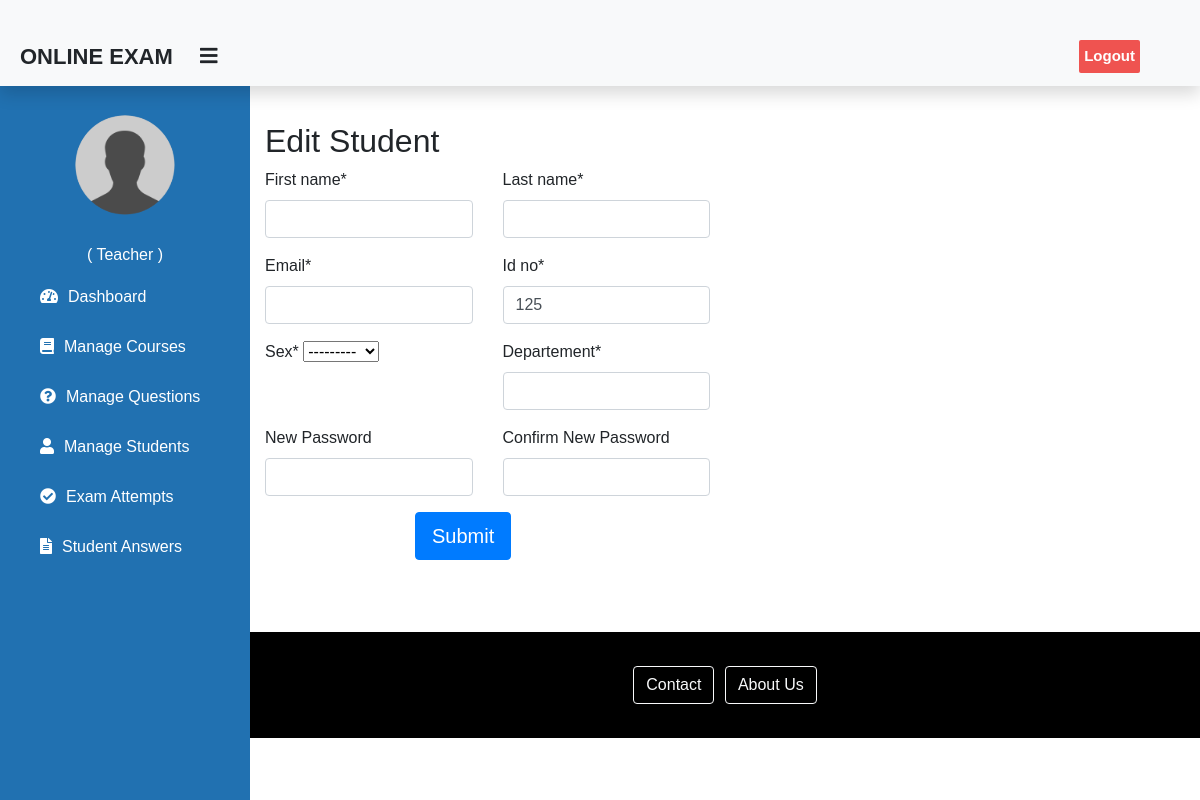
/teacher/edit_student/125/, run on an earlier commit of the app's database.
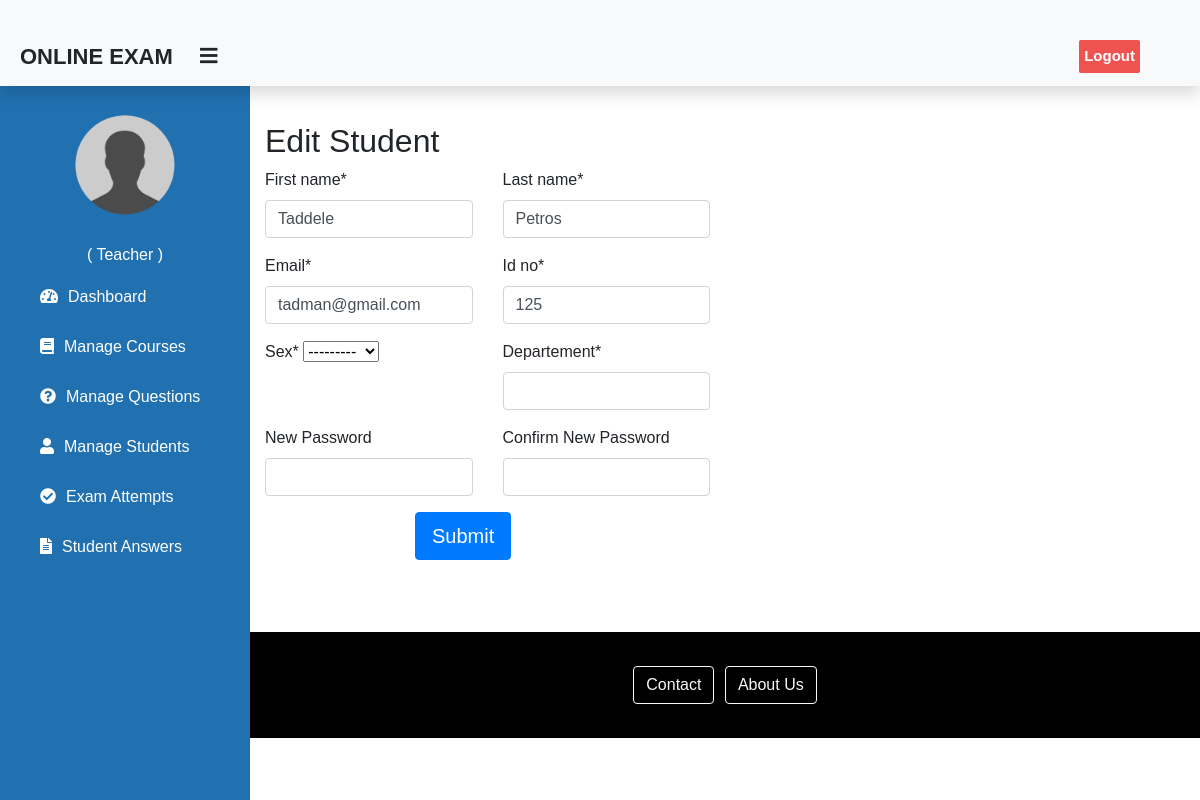
And on a later commit of the database.
### student/models.py (models this page shows, shortened)
class CustomUser(AbstractBaseUser,PermissionsMixin):
    email = models.EmailField(unique=True)
    id_no = models.IntegerField(unique=True,primary_key=True)
    profile_picture = models.ImageField(upload_to='profile_pics/', blank=True)
    is_active = models.BooleanField(default=True)
    is_staff = models.BooleanField(default=False)
    first_name = models.CharField(max_length=20)
    last_name = models.CharField(max_length=20)
    departement = models.CharField(max_length=40)
    sex = models.CharField(max_length=4,choices=choices)
    objects = CustomUserManager()
    USERNAME_FIELD = 'id_no'
    REQUIRED_FIELDS = ['first_name', 'last_name', 'email']
    class Meta:
        verbose_name = 'user'
        verbose_name_plural = "Registered Users"
        permissions = [
            ("can_manage_students", "Can manage students")
        ]
    """def email_user(self, subject, message, from_email=None, **kwargs):

        #Sends an email to this User.

        send_mail(subject, message, from_email, [self.email], **kwargs)"""

### teacher/views.py (the view)
# urls.py: path('edit_student/<int:pk>/', views.edit_student_view, name='edit_student'),
def edit_student_view(request, pk):
    student = get_object_or_404(CustomUser, id_no=pk)
    if request.method == 'POST':
        form = CustomUserForm(request.POST, instance=student)
        if form.is_valid():
            form.save()  # Save the updated student data
            return redirect('manage-students')  # Redirect to some success page or back to the list
    else:
        form = CustomUserForm(instance=student)
    return render(request, 'teacher/edit_student.html', {'form': form})

### teacher/forms.py (shortened to what this page needs)
class CustomUserForm(forms.ModelForm):
    password1 = forms.CharField(widget=forms.PasswordInput, required=False, label='New Password')
    password2 = forms.CharField(widget=forms.PasswordInput, required=False, label='Confirm New Password')
    class Meta:
        model = CustomUser
        fields = ['first_name', 'last_name', 'email', 'id_no', 'sex', 'departement']

### templates/teacher/edit_student.html (shortened to what this page needs)
{% extends 'teacher/teacherbase.html' %}
{% load widget_tweaks %}
{% load crispy_forms_tags %}
{% block content %}
<div class="container">
    <h2>Edit Student</h2>
    <form method="post">
        <div class="row">
            <div class="col-3">
                {{ form.first_name|as_crispy_field }}
            </div>
            <div class="col-3">
                {{ form.last_name|as_crispy_field }}
            </div>
        </div>
        <div class="row">
            <div class="col-3">
                {{ form.email|as_crispy_field }}
            </div>
            <div class="col-3">
                {{ form.id_no|as_crispy_field }}
            </div>
        </div>
        <div class="row">
            <div class="col-3">
                {{ form.sex|as_crispy_field }}
            </div>
            <div class="col-3">
                {{ form.departement|as_crispy_field }}
            </div>
        </div>
        <div class="row">
            <div class="col-3">
                {{ form.password1|as_crispy_field }}
            </div>
            <div class="col-3">
                {{ form.password2|as_crispy_field }}
            </div>
        </div>
        <div style="margin-left: 150px;">
            <button type="submit" class="btn btn-primary btn-lg rounded" style="border-radius: 0%;">Submit</button>
        </div>
    </form>
</div>
{% endblock %}

### templates/teacher/teacherbase.html (shortened to what this page needs)
<!DOCTYPE html>
{% load static %}
<html lang="en" dir="ltr">
<head>
  <link href="http://netdna.bootstrapcdn.com/bootstrap/4.0.0-beta/css/bootstrap.min.css" rel="stylesheet">
  <link rel="stylesheet" href="https://maxcdn.bootstrapcdn.com/bootstrap/4.4.1/css/bootstrap.min.css">
  <link href="https://maxcdn.bootstrapcdn.com/font-awesome/4.3.0/css/font-awesome.min.css" rel="stylesheet">
  <link rel="stylesheet" href="https://cdnjs.cloudflare.com/ajax/libs/font-awesome/5.12.1/css/all.min.css">
</head>
<body>
  <header class="shadow bg-light">
    <label for="check">
      <i style="left: 200px;margin-top: 17px;"class="fas fa-bars" id="sidebar_btn"></i>
    </label>
    <div class="left_area">
      <h3>Online Exam</h3>
    </div>
    <div class="right_area">
      <a href="/logout" class="logout_btn">Logout</a>
    </div>
  </header>
  <div class="sidebar">
  <center>
    <img src="{% static 'image/teacher-avatar.png' %}" class="profile_image" alt="">
    <h6 style="color: rgb(255, 255, 255);">( Teacher )</h6>
  </center>
  <a href="/teacher/teacher-dashboard"><i class="fas fa-tachometer-alt"></i><span>Dashboard</span></a>
  <a href="/teacher/teacher-exam"><i class="fas fa-book"></i><span>Manage Courses</span></a>
  <a href="/teacher/teacher-question"><i class="fas fa-question-circle"></i><span>Manage Questions</span></a>
  <a href="/teacher/manage-students"><i class="fas fa-user"></i><span>Manage Students</span></a>
  <a href="/teacher/exam-attempts"><i class="fas fa-check-circle"></i><span>Exam Attempts</span></a>
  <a href="/teacher/view-answer"><i class="fas fa-file-alt"></i><span>Student Answers</span></a>
</div>
  <div class="content">
    <br><br><br><br><br>
    {% block content %}
    {% endblock content %}
    <br><br><br>
    {% include "exam/footer.html" %}
  </div>
</body>
</html>

### templates/exam/footer.html (shortened to what this page needs)
<!DOCTYPE html>
<html>
<head>
</head>
<body>
    <footer class="text-center text-white">
        <div class="container p-4 pb-0">
            <section class="">
                    <button data-mdb-ripple-init type="button" class="btn btn-outline-light btn-rounded" style="margin-right: 6px;">
                        Contact
                    </button>
                    <button data-mdb-ripple-init type="button" class="btn btn-outline-light btn-rounded">
                        About Us
                    </button>
            </section>
        </div>
    </footer>
</body>
</html>

### templates/teacher/teacherbase.html (style rules this page uses)
a:link { text-decoration: none; }
body { margin: 0; padding: 0; font-family: "Gill Sans", sans-serif;; }
header { position: fixed; padding: 20px; width: 100%; z-index: 1; height: 5.4em !important; }
.left_area h3 { margin: 0px; text-transform: uppercase; font-size: 22px; font-weight: 900; }
.logout_btn { padding: 5px; background: #ef5350; text-decoration: none; float: right; margin-top: -30px; margin-right: 40px; border-radius: 2px; font-size: 15px; font-weight: 600; color: #fff; transition: 0.5s; }
.sidebar { background: #2171b1; margin-top: 5.3em; padding-top: 30px; position: fixed; left: 0; width: 250px; height: 100%; transition: 0.5s; transition-property: left; }
.sidebar .profile_image { width: 100px; height: 100px; border-radius: 100px; margin-bottom: 10px; }
.sidebar a { color: #fff; display: block; width: 100%; line-height: 50px; text-decoration: none; padding-left: 40px; box-sizing: border-box; transition: 0.5s; }
.sidebar i { padding-right: 10px; }
label #sidebar_btn { z-index: 1; position: fixed; cursor: pointer; left: 300px; font-size: 20px; margin: 5px 0; transition: 0.5s; transition-property: color; }
.content { margin-left: 250px; margin-top: 2px; height: 100vh; transition: 0.5s; }

### templates/exam/footer.html (style rules this page uses)
html, body { height: 100%; margin: 0; display: flex; flex-direction: column; }
footer { background-color: #000000; color: white; text-align: center; padding: 10px; }

What changed in the data, as far as the page shows it:
changed CustomUser id 125: first_name (not shown) → "Taddele"; last_name (not shown) → "Petros"; email (not shown) → "tadman@gmail.com"
